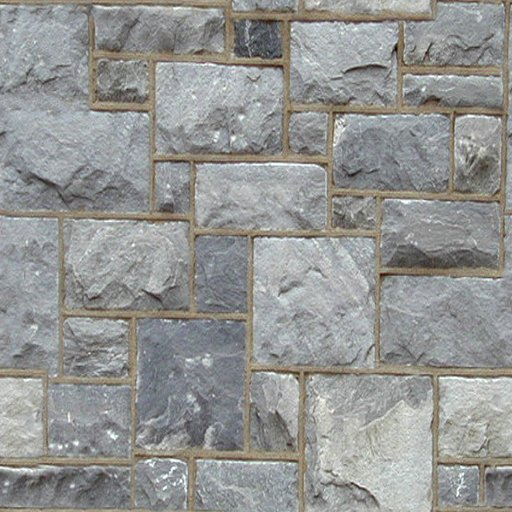
//> input picture osg/Tuto12/src/Fieldstone.jpg, 512 x 512 px
$ ./oval ../osg/Tuto12/src/Fieldstone.jpg   (built with g++ and OpenCV 4)
//> lines starting //> are read from the running program, lines starting //| are printed output that depends on the picture; after the words box and inside, x2 and y2 are one past the last pixel; in counts of white or black regions, pixels touching at a corner belong together
#include <iostream>
#include <opencv2/core/core.hpp>
#include <opencv2/imgproc/imgproc.hpp>
#include <opencv2/highgui/highgui.hpp>

int
main(int argc, char *argv[])
{
  if (argc < 2){
    std::cerr << "Usage: " << argv[0] << " [image file]" << std::endl;
    return 1;
  }
  cv::Mat src_img = cv::imread(argv[1], 1);
//> src_img is the input picture: 512 rows x 512 cols, CV_8UC3; mean B, G, R 147.3, 149, 148
  if(!src_img.data) {
    std::cerr << "failed to open the image(" << argv[1] << ")" << std::endl;
    return -1;
  }

  cv::Mat gray_img, bin_img;
  cv::cvtColor(src_img, gray_img, CV_BGR2GRAY);
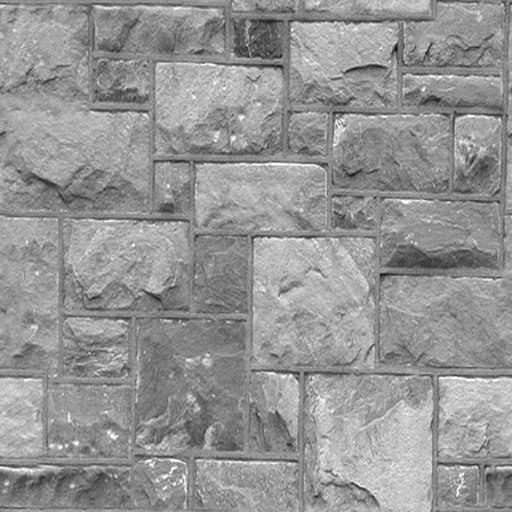
//> gray_img: 512 rows x 512 cols, CV_8UC1; min 7, max 255, mean 148.5

  std::vector<std::vector<cv::Point> > contours;
  // 画像の二値化
  cv::threshold(gray_img, bin_img, 110, 255, cv::THRESH_BINARY);
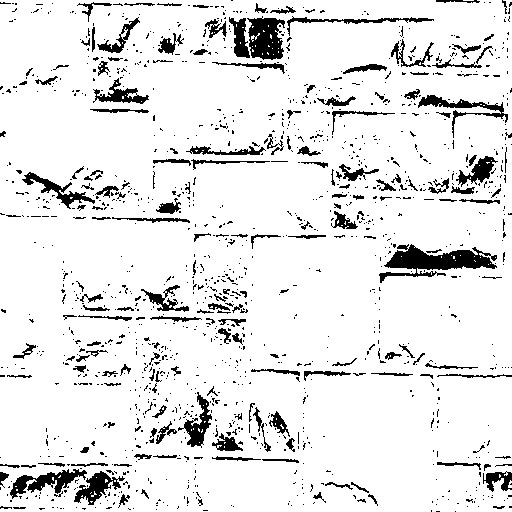
//> bin_img: 512 rows x 512 cols, CV_8UC1; 90.3% white; 1358 black regions (1173 under 20 px)
  // 輪郭の検出
  cv::findContours(bin_img, contours, CV_RETR_LIST, CV_CHAIN_APPROX_NONE);
//> contours = 1728 contours, 1481 with area under 20; largest, box (x1, y1, x2, y2) and area: (0, 0, 512, 512) 260010, (378, 243, 498, 284) 2128, (246, 17, 286, 61) 1322, (9, 468, 88, 500) 1040, (417, 94, 509, 139) 922

  for(int i = 0; i < contours.size(); ++i) {
    size_t count = contours[i].size();
    if(count < 50 || count > 1000) continue; // （小さすぎる|大きすぎる）輪郭を除外

    cv::Mat pointsf;
    cv::Mat(contours[i]).convertTo(pointsf, CV_32F);
    // 楕円フィッティング
    cv::RotatedRect box = cv::fitEllipse(pointsf);
    // 楕円の描画
    cv::ellipse(src_img, box, cv::Scalar(0,0,255), 2, CV_AA);
  }
//> this loop made 1728 passes
//> (count, box) on passes 141, 173, 179, 190, 191, 192, 195, 204, 211, 271, 318, 349: (61, centre (338.6, 485.1), size (6.2, 28.7), angle 98.1), (195, centre (96.4, 487.4), size (25.1, 44.9), angle 58.6), (281, centre (46.2, 481.7), size (21.3, 74.9), angle 78.4), (78, centre (90, 464.2), size (4.4, 41.1), angle 88.9), (57, centre (54.1, 463.9), size (4.1, 31.1), angle 93.8), (99, centre (460.9, 464.5), size (7, 47.2), angle 94.2), (77, centre (283.3, 460), size (4.1, 48), angle 92.3), (101, centre (233.7, 458.3), size (4.5, 51.3), angle 91.8), (51, centre (166.2, 456.1), size (4.1, 27.4), angle 89.7), (111, centre (227, 443.9), size (16.6, 28), angle 102.8), (79, centre (162.7, 432.1), size (7.9, 25.4), angle 32.4), (91, centre (278.7, 423.6), size (14.1, 27), angle 143.9)
//> count on passes 1 to 6: 12, 4, 6, 4, 4, 4
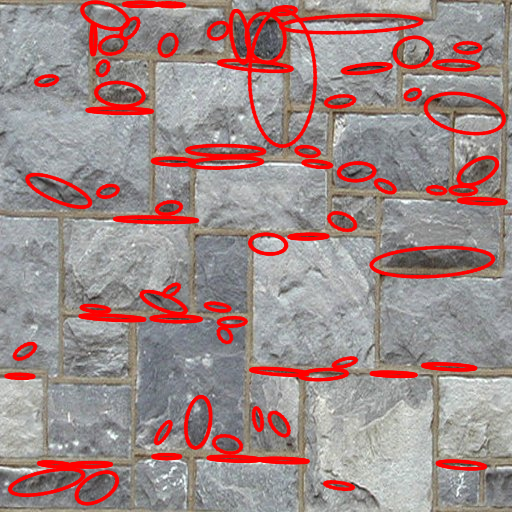
//> src_img: 512 rows x 512 cols, CV_8UC3; 12.4% of pixels changed, all inside (x1, y1, x2, y2) = (3, 0, 509, 506)

  cv::namedWindow("fit ellipse", CV_WINDOW_AUTOSIZE|CV_WINDOW_FREERATIO);
  cv::namedWindow("bin image", CV_WINDOW_AUTOSIZE|CV_WINDOW_FREERATIO);
  cv::imshow("fit ellipse", src_img);
  cv::imshow("bin image", bin_img);
  cv::waitKey(0);
}
